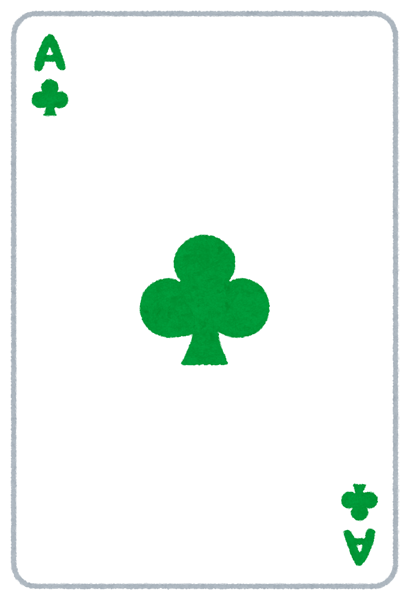
#> input picture img/cards/01_club.png, 409 x 600 px; its folder holds 4 pictures in this run
$ python resize.py
#> lines starting #> are read from the running program, lines starting #| are printed output that depends on the picture
from PIL import Image
import os


def resize_images(folder_path="./img/cards", target_width=100):
    """
    指定されたフォルダ内の全画像ファイルをアスペクト比を保ったまま指定の横幅にリサイズする

    Parameters:
        folder_path (str): 画像ファイルが格納されているフォルダのパス
        target_width (int): リサイズ後の横幅（ピクセル）
    """
#> called with folder_path = './img/cards', target_width = 100

    # サポートされている画像形式
    supported_formats = ['.jpg', '.jpeg', '.png', '.gif', '.bmp', '.tiff']

    # フォルダ内のファイルを処理
    processed = 0
    skipped = 0

    for filename in os.listdir(folder_path):
        file_path = os.path.join(folder_path, filename)

        # ファイルが画像かどうかを確認
        if os.path.isfile(file_path) and any(filename.lower().endswith(fmt) for fmt in supported_formats):
            try:
                # 画像を開く
                img = Image.open(file_path)
#> img is the input picture: PIL image 409x600 RGBA; mean R, G, B, A 237.2, 245.7, 241, 231.7

                # 元の画像サイズを取得
                original_width, original_height = img.size
#> original_width = 409; original_height = 600

                # 新しい高さを計算（アスペクト比を維持）
                new_height = int(original_height * (target_width / original_width))
#> new_height = 146

                # リサイズ
                resized_img = img.resize((target_width, new_height), Image.LANCZOS)
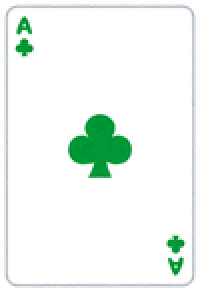
#> resized_img: PIL image 100x146 RGBA (shown 2 times larger); mean R, G, B, A 224.1, 233.2, 229, 231.9; transparent parts drawn white

                # 保存
                resized_img.save(file_path)

                processed += 1
                print(f"{filename} ({original_width}x{original_height} → {target_width}x{new_height})")
#| 01_club.png (409x600 → 100x146)

            except Exception as e:
                print(f"エラー: {filename} の処理中に問題が発生しました - {str(e)}")
                skipped += 1
        else:
            skipped += 1
#> pass 2 of the loop in resize_images, `for filename in os.listdir(folder_path):`:
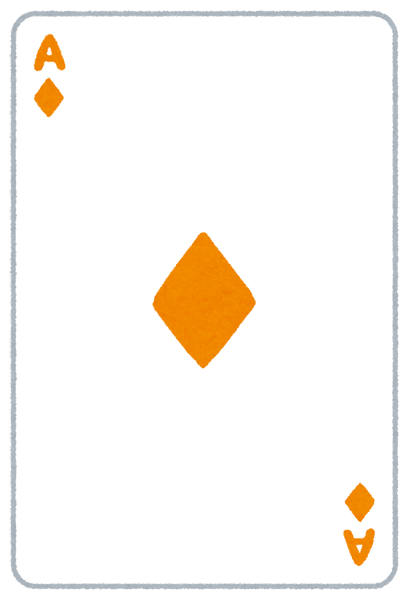
#> input picture img/cards/01_diamond.png, 409 x 600 px
#> in resize_images, img is the input picture: PIL image 409x600 RGBA; mean R, G, B, A 250.1, 246.1, 240.9, 231.8
#> in resize_images, `resized_img = img.resize((target_width, new_height), Image.LANCZOS)`:
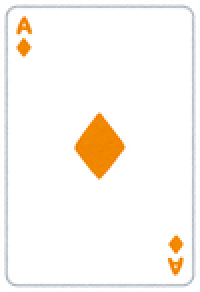
#> resized_img: PIL image 100x146 RGBA (shown 2 times larger); mean R, G, B, A 237, 233.6, 229, 231.9; transparent parts drawn white
#| 01_diamond.png (409x600 → 100x146)
#> pass 3 of the loop in resize_images, `for filename in os.listdir(folder_path):`:
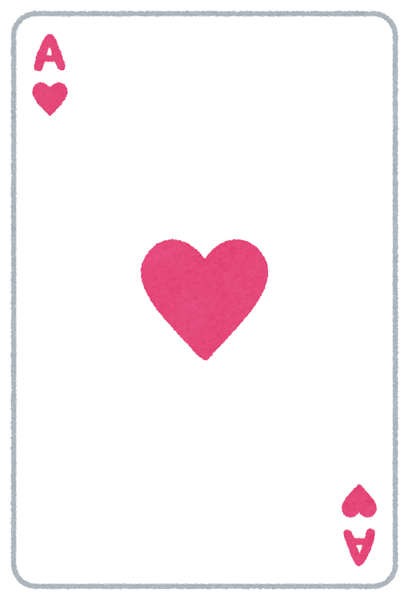
#> input picture img/cards/01_heart.png, 409 x 600 px
#> in resize_images, img is the input picture: PIL image 409x600 RGBA; mean R, G, B, A 249.5, 241.6, 244.7, 231.6
#> in resize_images, `resized_img = img.resize((target_width, new_height), Image.LANCZOS)`:
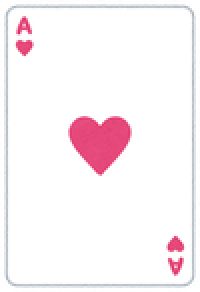
#> resized_img: PIL image 100x146 RGBA (shown 2 times larger); mean R, G, B, A 236.1, 228.8, 232.5, 231.7; transparent parts drawn white
#| 01_heart.png (409x600 → 100x146)
#> the loop made 4 passes; the first 3 are shown

    print("\nDone!")


if __name__ == "__main__":
    resize_images()
